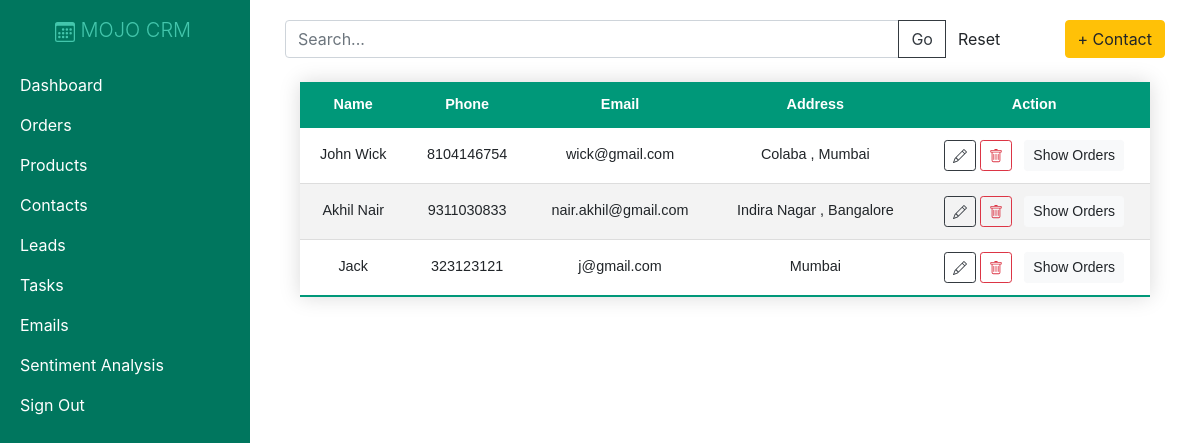
Screenshot of /contacts/ (signed in) with the database file from the repository.
### crm/models.py (models this page shows, shortened)
class Customer(models.Model):
    name = models.CharField(max_length=200, null=True)
    phone = models.CharField(max_length=200, null=True)
    email = models.EmailField(max_length=200, null=True)
    date_created = models.DateTimeField(auto_now_add=True, null=True)
    address = models.CharField(max_length=200, null=True)

### crm/views.py (the view)
# urls.py: path('contacts/', views.contacts, name="contacts"),
@login_required()
def contacts(request):
    req = request.GET.get('search',None)
    if req is not None:
        query = request.GET.get('search')
        customers = Customer.objects.filter(Q(name__icontains=query) | Q(email__icontains=query)
        | Q(phone__icontains=query)
        | Q(address__icontains=query))
    else:
        customers = Customer.objects.all()
    return render(request,'crm/contacts.html',{'customers':customers})

### crm/templates/crm/contacts.html (shortened to what this page needs)
{% extends 'crm/main.html' %}
{% block content %}
<div class="row">
  <div class="col-10">
    <form action="{% url 'contacts' %}" method="GET">
      <div class="input-group">
        <input type="text" class="form-control" name="search" id="id_search" placeholder="Search...">
        <div class="input-group-append">
          <input class="btn btn-outline-dark" type="submit" value="Go" />
          <a class="btn" href="{% url 'contacts' %}" type="button">Reset</a>
        </div>
      </div>
    </form>
  </div>
  <div class="col  d-flex justify-content-end">
    <a class="btn btn-warning" href="{% url 'add_contact' %}">+ Contact</a>
  </div>
</div>
<div class="container w-100 d-flex justify-content-center mt-4">
  <table class="my-table w-100 text-center">
    <thead>
      <tr class="text-center">
        <th scope="col">Name</th>
        <th scope="col">Phone</th>
        <th scope="col">Email</th>
        <th scope="col">Address</th>
        <th scope="col">Action</th>
      </tr>
    </thead>
    <tbody>
      {% for c in customers %}
      <tr>
        <td>{{ c.name }}</td>
        <td>{{ c.phone }}</td>
        <td>{{ c.email }}</td>
        <td class="text-break">{{ c.address }}</td>
        <td>
          <a class="btn btn-sm btn-outline-dark" href="{% url 'update_contact' c.id %}"></a>
          <a class="btn btn-sm btn-outline-danger" href="{% url 'delete_contact' c.id %}"></a>
          <a type="button" class="btn btn-sm btn-light ml-2" href="{% url 'customer_orders' c.id %}">Show Orders</a>
        </td>
      </tr>
      {% endfor %}
    </tbody>
  </table>
</div>
{% endblock content %}

### static/css/main.css (style rules this page uses)
.my-table { border-collapse: collapse; font-size: 0.9em; font-family: sans-serif; min-width: 400px; box-shadow: 0 0 20px rgba(0, 0, 0, 0.15); }
.my-table thead tr { background-color: #009879; color: #ffffff; text-align: left; }
.my-table th, .my-table td { padding: 12px 15px; }
.my-table tbody tr { border-bottom: 1px solid #dddddd; }
.my-table tbody tr:nth-of-type(even) { background-color: #f3f3f3; }
.my-table tbody tr:last-of-type { border-bottom: 2px solid #009879; }

### rows the page displays
Customer: name "John Wick", phone "8104146754", email "wick@gmail.com", address "Colaba , Mumbai"
Customer: name "Akhil Nair", phone "9311030833", email "nair.akhil@gmail.com", address "Indira Nagar , Bangalore"
Customer: name "Jack", phone "323123121", email "j@gmail.com", address "Mumbai"
